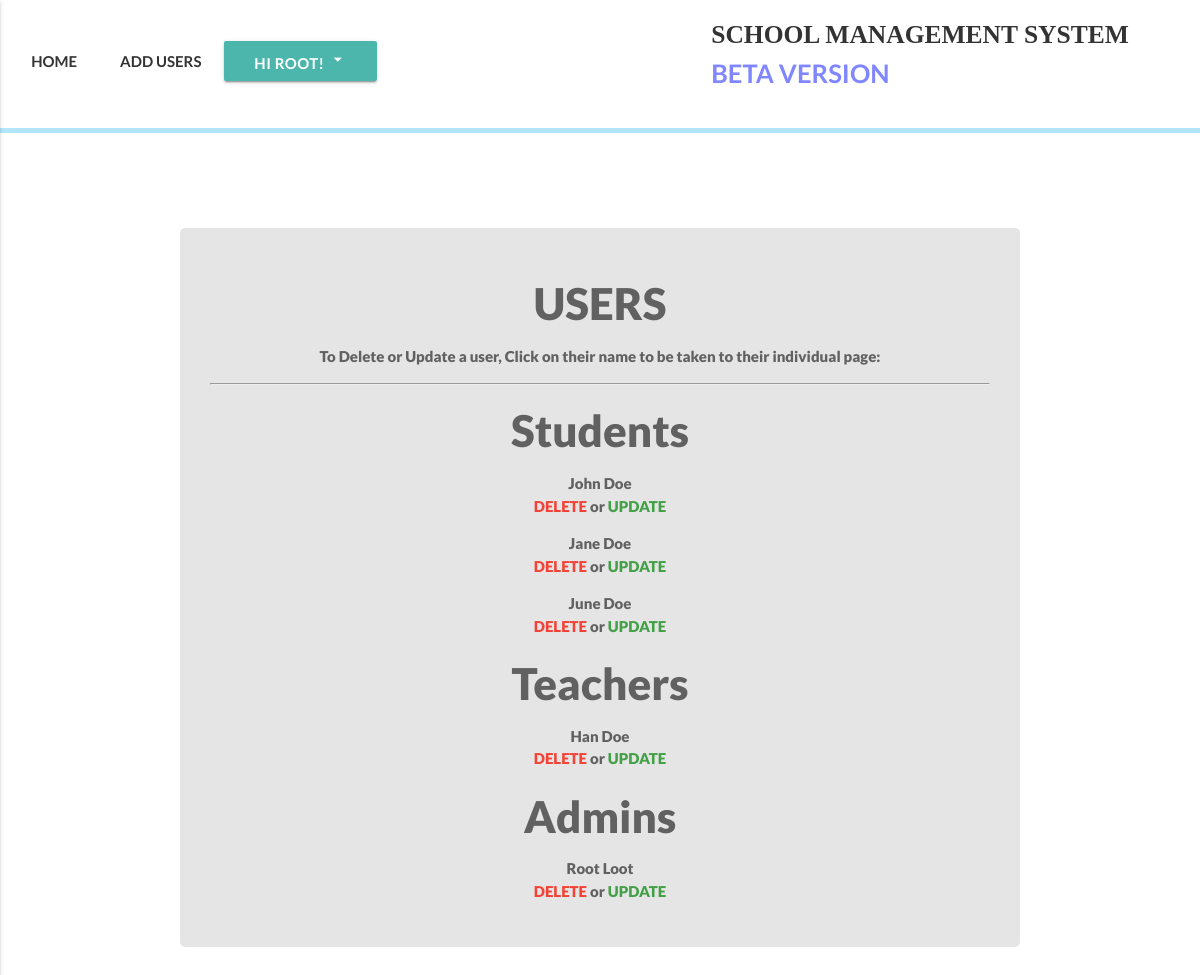
Before: /accounts/users/ (signed in) with the older database file.
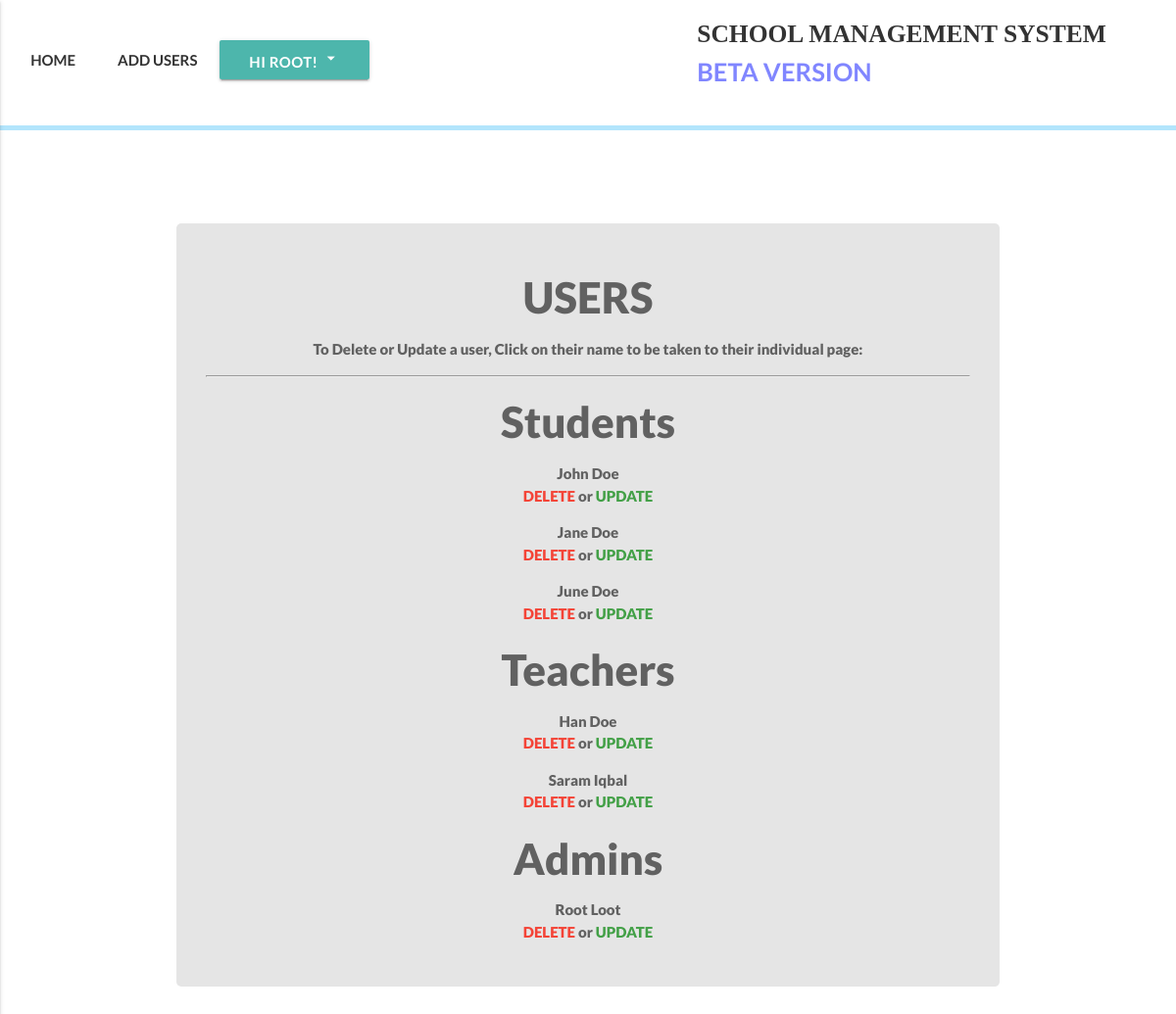
After: the same page with the newer database file.
### accounts/models.py (models this page shows, shortened)
class User(AbstractBaseUser):
    email = models.EmailField(
        verbose_name='email address',
        max_length=255,
        unique=True,
    )
    date_of_birth = models.DateField(null=True)
    is_active = models.BooleanField(default=True)
    is_admin = models.BooleanField(default=False)
    is_teacher = models.BooleanField(default=False)
    is_student = models.BooleanField(default=False)
    bio = models.TextField(blank=True, help_text='write something about yourself...')
    phone_regex = RegexValidator(regex=r'^\+?1?\d{9,15}$', message="Phone number must be entered in the format: '+999999999'. Up to 15 digits allowed.")
    phone_number = models.CharField(validators=[phone_regex], max_length=17, blank=True, help_text="Phone number must be entered in the format: '+999999999'. Up to 15 digits allowed.") # validators should be a list
    first_name = models.CharField(max_length=225)
    last_name = models.CharField(max_length=225)
    address = models.CharField(max_length=225, blank=True)
    part_of = models.ForeignKey(Klasses, null=True, blank=True, related_name="partof", on_delete=models.SET_NULL)
    image = models.ImageField(upload_to="profile_pictures", blank=True)
    objects = MyUserManager()
    USERNAME_FIELD = 'email'
    REQUIRED_FIELDS = ['first_name', 'last_name', 'phone_number']
    def get_absolute_url(self):
        return reverse('user_detail', kwargs={'id':self.id})
    def get_delete_url(self):
        return reverse('user_delete', kwargs={'id':self.id})
    def get_update_url(self):
        return reverse('user_update_view', kwargs={'id':self.id})

### accounts/views.py (the view)
def user_list(request):
    if request.user.is_authenticated():
        if request.user.is_admin:
            students = User.objects.filter(is_student=True)
            teachers = User.objects.filter(is_teacher=True)
            admins = User.objects.filter(is_admin=True)
            template_name = 'accounts/list-users.html'
            context = {
                'students':students,
                'teachers':teachers,
                'admins':admins,
            }
            return render(request, template_name, context)
        else:
            raise Http404
    else:
        raise Http404

### templates/accounts/list-users.html (shortened to what this page needs)
{% extends 'index.html' %}
{% block customcss %}
{% load static %}
<link rel="stylesheet" href="{% static 'css/userrs.css' %}">
{% endblock customcss %}
{% block headercss %}
  <link rel="stylesheet" href="{% static 'css/header.css'%}">
{% endblock headercss %}
{% block headernavs %}
<li><a href="{% url 'home' %}" class="waves-effect waves-teal">HOME</a></li>
<li><a href="{% url 'user_creation_view' %}" class="waves-effect waves-teal">ADD USERS</a></li>
<a class='dropdown-button btn my-dropdown teal lighten-2' data-beloworigin="true" href='#' data-activates='dropdown1'>Hi {{request.user.first_name}}! <i class="medium material-icons">arrow_drop_down</i></a>
{% endblock headernavs %}
{% block content %}
  <div class="register-bg">
    <div class="classes-boi hoverable grey-text text-darken-2">
      <h3>USERS</h3>
      <p>To <span class="span-boi">Delete</span> or <span class="span-boi">Update</span> a user, Click on their name to be taken to their individual page:</p> <hr>
            <h3>Students</h3>
            {% for obj in students %}
            <p><a href="{{obj.get_absolute_url}}" class="grey-text text-darken-2">{{obj.first_name}} {{obj.last_name}}</a> <br> <a href="{{obj.get_delete_url}}" class="red-text">DELETE</a> or <a href="{{obj.get_update_url}}" class="green-text text-darken-1">UPDATE</a></p>
            {% empty %}
            <p><p class='sad'>My only friend, there are no registerd students at the moment...</p></p>
            {% endfor %}
            <h3>Teachers</h3>
            {% for obj in teachers %}
            <p><a href="{{obj.get_absolute_url}}" class="grey-text text-darken-2">{{obj.first_name}} {{obj.last_name}}</a> <br> <a href="{{obj.get_delete_url}}" class="red-text">DELETE</a> or <a href="{{obj.get_update_url}}" class="green-text text-darken-1">UPDATE</a></p>
            {% empty %}
            <p class='sad'>My only friend, there are no registerd teachers at the moment...</p>
            {% endfor %}
            <h3>Admins</h3>
            {% for obj in admins %}
            <p><a href="{{obj.get_absolute_url}}" class="grey-text text-darken-2">{{obj.first_name}} {{obj.last_name}}</a> <br> <a href="{{obj.get_delete_url}}" class="red-text">DELETE</a> or <a href="{{obj.get_update_url}}" class="green-text text-darken-1">UPDATE</a></p>
            {% endfor %}
{% endblock content %}

Changed rows visible on the page:
added User: first_name "Saram", last_name "Iqbal", shown under "Teachers"
